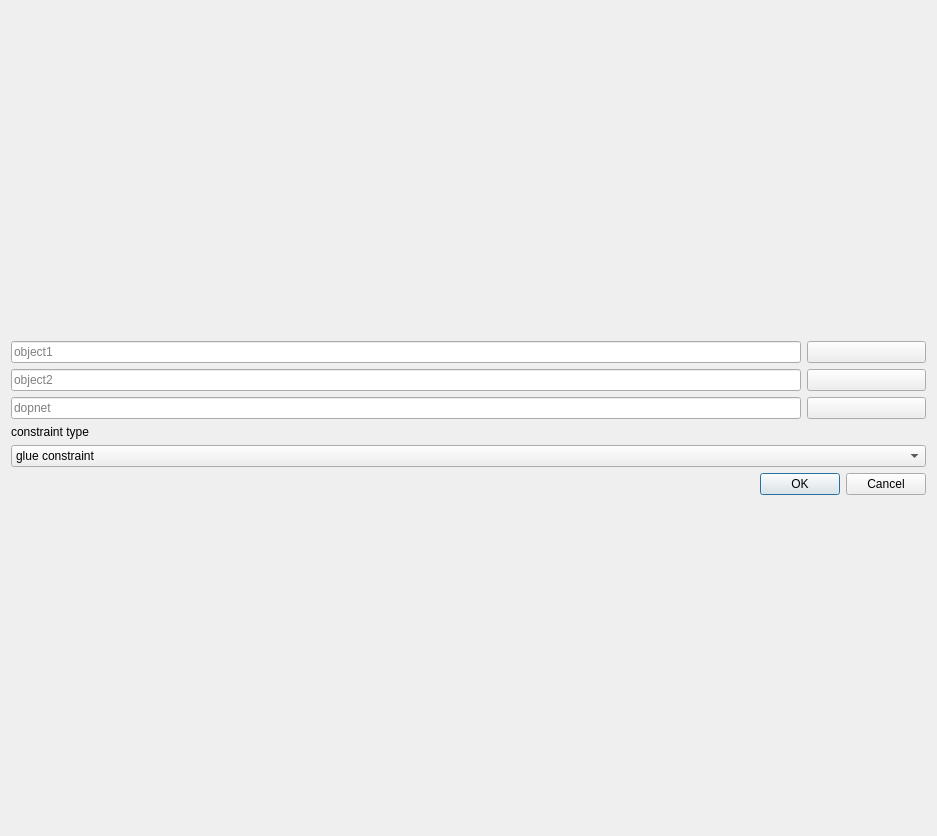
<?xml version="1.0" encoding="UTF-8"?>
<ui version="4.0">
 <class>Dialog</class>
 <widget class="QDialog" name="Dialog">
  <property name="geometry">
   <rect>
    <x>0</x>
    <y>0</y>
    <width>937</width>
    <height>836</height>
   </rect>
  </property>
  <property name="sizePolicy">
   <sizepolicy hsizetype="Fixed" vsizetype="Fixed">
    <horstretch>0</horstretch>
    <verstretch>1</verstretch>
   </sizepolicy>
  </property>
  <property name="acceptDrops">
   <bool>true</bool>
  </property>
  <property name="windowTitle">
   <string>rbd constraint tool</string>
  </property>
  <layout class="QHBoxLayout" name="horizontalLayout_2">
   <item>
    <layout class="QVBoxLayout" name="verticalLayout_3">
     <property name="sizeConstraint">
      <enum>QLayout::SetDefaultConstraint</enum>
     </property>
     <item>
      <layout class="QVBoxLayout" name="verticalLayout_4">
       <item>
        <layout class="QVBoxLayout" name="verticalLayout_6">
         <item>
          <layout class="QHBoxLayout" name="horizontalLayout_7">
           <item>
            <widget class="QLineEdit" name="lineEdit_object1">
             <property name="sizePolicy">
              <sizepolicy hsizetype="Expanding" vsizetype="Maximum">
               <horstretch>200</horstretch>
               <verstretch>0</verstretch>
              </sizepolicy>
             </property>
             <property name="minimumSize">
              <size>
               <width>0</width>
               <height>0</height>
              </size>
             </property>
             <property name="placeholderText">
              <string>object1</string>
             </property>
            </widget>
           </item>
           <item>
            <widget class="QPushButton" name="button_object1">
             <property name="sizePolicy">
              <sizepolicy hsizetype="Minimum" vsizetype="Fixed">
               <horstretch>30</horstretch>
               <verstretch>0</verstretch>
              </sizepolicy>
             </property>
             <property name="acceptDrops">
              <bool>true</bool>
             </property>
             <property name="text">
              <string/>
             </property>
             <property name="icon">
              <iconset>
               <normaloff>f_open_folder.png</normaloff>f_open_folder.png</iconset>
             </property>
            </widget>
           </item>
          </layout>
         </item>
         <item>
          <layout class="QHBoxLayout" name="horizontalLayout_6">
           <item>
            <widget class="QLineEdit" name="lineEdit_object2">
             <property name="sizePolicy">
              <sizepolicy hsizetype="Expanding" vsizetype="Fixed">
               <horstretch>200</horstretch>
               <verstretch>0</verstretch>
              </sizepolicy>
             </property>
             <property name="placeholderText">
              <string>object2</string>
             </property>
            </widget>
           </item>
           <item>
            <widget class="QPushButton" name="button_object2">
             <property name="sizePolicy">
              <sizepolicy hsizetype="Minimum" vsizetype="Fixed">
               <horstretch>30</horstretch>
               <verstretch>0</verstretch>
              </sizepolicy>
             </property>
             <property name="text">
              <string/>
             </property>
             <property name="icon">
              <iconset>
               <normaloff>f_open_folder.png</normaloff>f_open_folder.png</iconset>
             </property>
            </widget>
           </item>
          </layout>
         </item>
         <item>
          <layout class="QHBoxLayout" name="horizontalLayout_3">
           <item>
            <widget class="QLineEdit" name="lineEdit_dopnet">
             <property name="sizePolicy">
              <sizepolicy hsizetype="Expanding" vsizetype="Fixed">
               <horstretch>200</horstretch>
               <verstretch>0</verstretch>
              </sizepolicy>
             </property>
             <property name="placeholderText">
              <string>dopnet</string>
             </property>
            </widget>
           </item>
           <item>
            <widget class="QPushButton" name="button_dopnet">
             <property name="sizePolicy">
              <sizepolicy hsizetype="Minimum" vsizetype="Fixed">
               <horstretch>30</horstretch>
               <verstretch>0</verstretch>
              </sizepolicy>
             </property>
             <property name="text">
              <string/>
             </property>
             <property name="icon">
              <iconset>
               <normaloff>f_open_folder.png</normaloff>f_open_folder.png</iconset>
             </property>
            </widget>
           </item>
          </layout>
         </item>
        </layout>
       </item>
       <item>
        <layout class="QVBoxLayout" name="verticalLayout">
         <item>
          <widget class="QLabel" name="label">
           <property name="sizePolicy">
            <sizepolicy hsizetype="Preferred" vsizetype="Fixed">
             <horstretch>0</horstretch>
             <verstretch>0</verstretch>
            </sizepolicy>
           </property>
           <property name="text">
            <string>constraint type</string>
           </property>
          </widget>
         </item>
         <item>
          <widget class="QComboBox" name="comboBox">
           <property name="sizePolicy">
            <sizepolicy hsizetype="Preferred" vsizetype="Fixed">
             <horstretch>0</horstretch>
             <verstretch>0</verstretch>
            </sizepolicy>
           </property>
           <property name="minimumSize">
            <size>
             <width>20</width>
             <height>0</height>
            </size>
           </property>
           <property name="editable">
            <bool>false</bool>
           </property>
           <item>
            <property name="text">
             <string>glue constraint</string>
            </property>
           </item>
           <item>
            <property name="text">
             <string>pin constraint</string>
            </property>
           </item>
           <item>
            <property name="text">
             <string>cone constraint</string>
            </property>
           </item>
          </widget>
         </item>
         <item>
          <widget class="QDialogButtonBox" name="buttonBox">
           <property name="orientation">
            <enum>Qt::Horizontal</enum>
           </property>
           <property name="standardButtons">
            <set>QDialogButtonBox::Cancel|QDialogButtonBox::Ok</set>
           </property>
          </widget>
         </item>
        </layout>
       </item>
      </layout>
     </item>
    </layout>
   </item>
  </layout>
 </widget>
 <resources/>
 <connections>
  <connection>
   <sender>buttonBox</sender>
   <signal>accepted()</signal>
   <receiver>Dialog</receiver>
   <slot>accept()</slot>
   <hints>
    <hint type="sourcelabel">
     <x>248</x>
     <y>254</y>
    </hint>
    <hint type="destinationlabel">
     <x>157</x>
     <y>274</y>
    </hint>
   </hints>
  </connection>
  <connection>
   <sender>buttonBox</sender>
   <signal>rejected()</signal>
   <receiver>Dialog</receiver>
   <slot>reject()</slot>
   <hints>
    <hint type="sourcelabel">
     <x>316</x>
     <y>260</y>
    </hint>
    <hint type="destinationlabel">
     <x>286</x>
     <y>274</y>
    </hint>
   </hints>
  </connection>
 </connections>
</ui>
